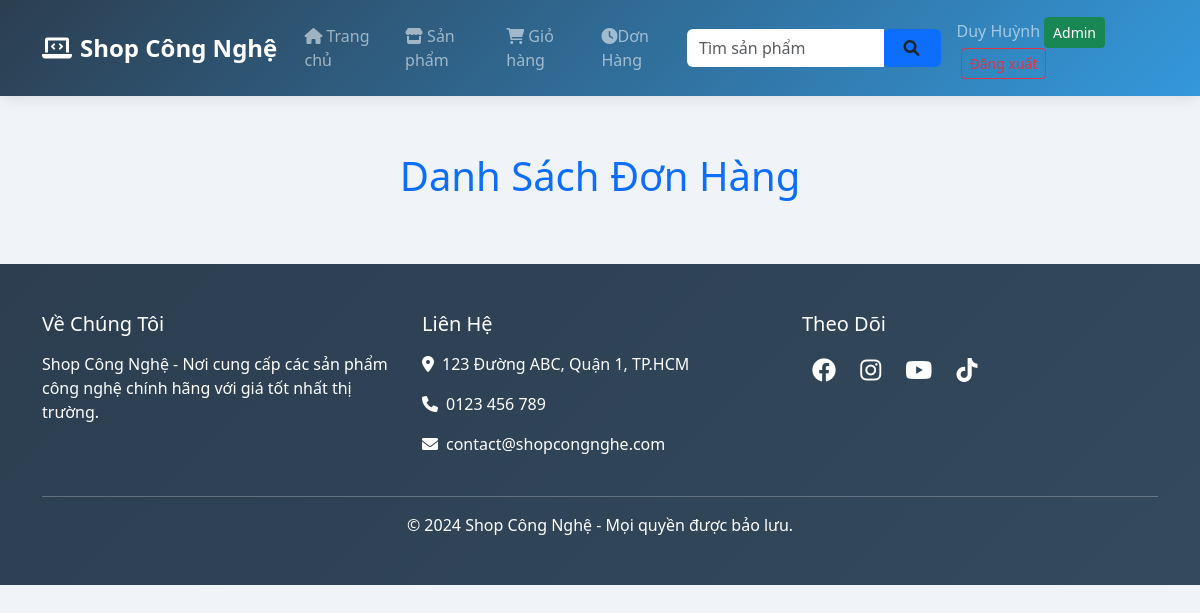
The app's page /donhang.php (signed in), older data.
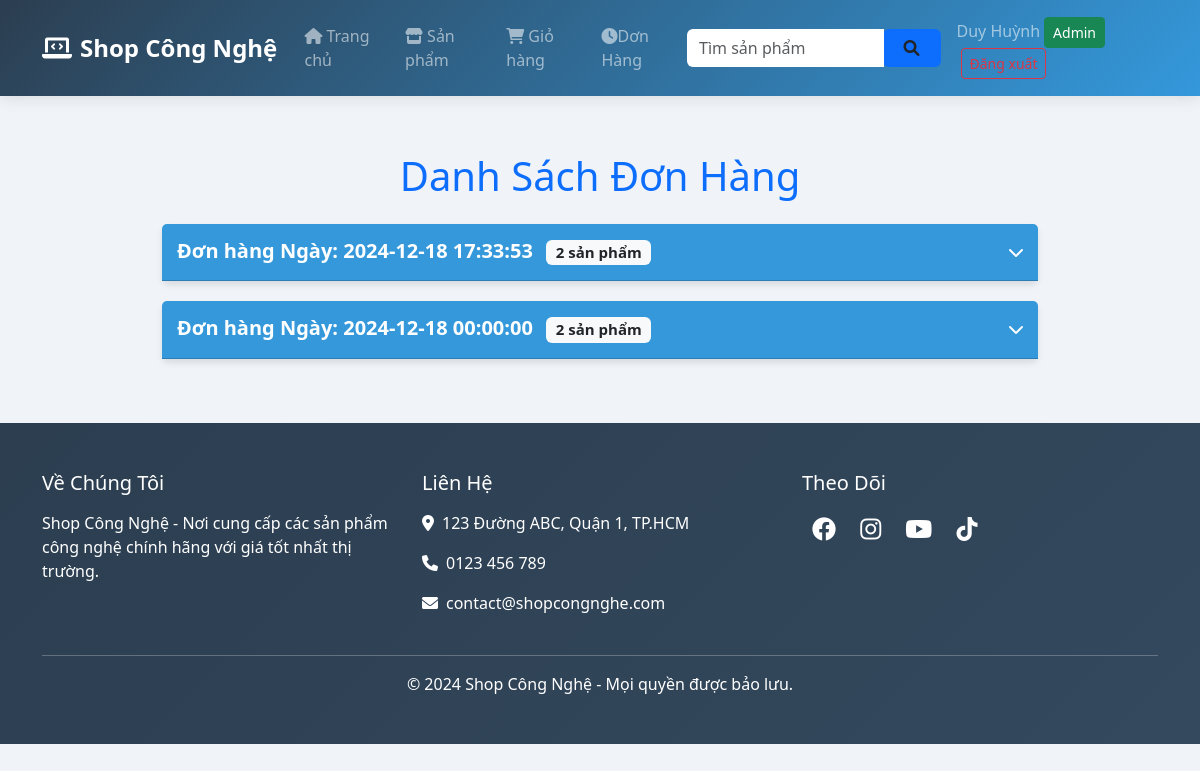
The same page, newer data.
### tables this page shows
CREATE TABLE `payments` (
  `id` int(11) NOT NULL,
  `id_user` int(11) NOT NULL,
  `tongtien` int(11) NOT NULL,
  `created_at` datetime NOT NULL DEFAULT current_timestamp()
);

### public/models/db.php (called while the page is built)
<?php
class db
{
    public static $connection;
    public function __construct()
    {
        if (!self::$connection) {
            self::$connection = new mysqli(DB_HOST, DB_USER, DB_PASSWORD, DB_NAME, PORT);
            self::$connection->set_charset(DB_CHARSET);
        }
        return self::$connection;
    }
}

### public/models/thanhtoan.php (called while the page is built, shortened)
<?php
class ThanhToan extends db{
    public function HienThiDon($id_user)
    {
        $sql = self::$connection->prepare("SELECT * FROM payments WHERE id_user = ? ORDER BY created_at DESC");
        $sql->bind_param("i", $id_user);
        $sql->execute();
        $result = $sql->get_result();
        $items = $result->fetch_all(MYSQLI_ASSOC);
        return $items;
    }
public function HienThiSanPhamTheoDon($id_payment)
{
    $sql = self::$connection->prepare("SELECT * FROM payment_details WHERE payment_id = ?");
    $sql->bind_param("i", $id_payment);
    $sql->execute();
    $result = $sql->get_result();
    $items = $result->fetch_all(MYSQLI_ASSOC);
    return $items;
}
}
?>

### donhang.php (the view, shortened to what this page needs)
<!DOCTYPE html>
<html lang="vi">
<head>
    <link href="https://cdn.jsdelivr.net/npm/bootstrap@5.3.3/dist/css/bootstrap.min.css" rel="stylesheet">
    <link rel="stylesheet" href="public/css/styledonhang.css">
    <link href="https://cdnjs.cloudflare.com/ajax/libs/font-awesome/6.0.0-beta3/css/all.min.css" rel="stylesheet">
</head>
<body>
<?php include "header.php"  ?>
    <div class="container order-container">
        <h1 class="text-center mb-4 text-primary">Danh Sách Đơn Hàng</h1>
        <?php
        $donhangs = $donhang->HienThiDon($idUser);
        foreach($donhangs as $index=> $value):
            $sanpham = $donhang->HienThiSanPhamTheoDon($value['id']);
            $count = count($sanpham);
        ?>
        <div class="card">
            <div class="card-header" onclick="toggleProducts(<?php echo $value['id']; ?>)">
                <h5>
                    Đơn hàng Ngày: <?php echo $value['created_at'] ?>
                    <span class="badge bg-light text-dark ms-2"><?php echo $count; ?> sản phẩm</span>
                </h5>
                <i class="fas fa-chevron-down" id="icon-<?= $value['id'] ?>"></i>
            </div>
        </div>
        <?php endforeach?>
    </div>
    <?php include "footer.php"  ?>
</body>
</html>

### header.php (shortened to what this page needs)
<?php
require "./public/models/db.php";
require "./public/models/thanhtoan.php";
$donhang = new ThanhToan();
if (isset( $_SESSION['user_id'])) {
    $idUser = $_SESSION['user_id'];
}
else{
    $idUser = 0 ;
}
?>
<nav class="navbar navbar-expand-lg navbar-dark sticky-top">
    <div class="container">
        <a class="navbar-brand d-flex align-items-center" href="#">
            <i class="fas fa-laptop-code me-2"></i>
            Shop Công Nghệ
        </a>
        <div class="collapse navbar-collapse" id="navbarNav">
            <ul class="navbar-nav ms-auto">
                <li class="nav-item"><a class="nav-link" href="index.php"><i class="fas fa-home me-1"></i>Trang chủ</a></li>
                <li class="nav-item"><a class="nav-link" href="sanpham.php"><i class="fas fa-store me-1"></i>Sản phẩm</a></li>
                <li class="nav-item position-relative">
    <a class="nav-link" href="cart.php" onclick="clearCartCount();">
        <i class="fas fa-shopping-cart me-1"></i>Giỏ hàng
    </a>
</li>
                <li class="nav-item"><a class="nav-link" href="donhang.php"><i class="fa-solid fa-clock"></i></i>Dơn Hàng</a></li>
            </ul>
            <form action="result.php" method="get" class="d-none d-lg-flex">
                <div class="input-group" style="max-width: 300px;">
                    <input type="text" name="keyfind" class="form-control border-0" placeholder="Tìm sản phẩm">
                    <div class="input-group-append">
                        <button type="submit" class="input-group-text bg-primary text-dark border-0 px-3">
                            <i style="padding: 5px;" class="fa fa-search"></i>
                        </button>
                    </div>
                </div>
            </form>
            <div class="ms-3">
            <?php
    if (isset($_SESSION['user_id'])) {
        echo "<span class='navbar-text'> ". htmlspecialchars($_SESSION['username']) . "</span>";
        if($_SESSION['role'] == 1){
            echo '<a href="admin/index.php" class="btn btn-custom btn-sm ms-1 btn-success">Admin</a>';
        }
        echo '<a href="logout.php" class="btn btn-custom btn-sm ms-1 btn-outline-danger">Đăng xuất</a>';
    } else {
        echo '<a href="login.php" class="btn btn-custom btn-sm">Đăng nhập</a>';
        echo '<a href="register.php" class="btn btn-custom btn-sm ms-2">Đăng ký</a>';
    }
?>
            </div>
        </div>
    </div>
</nav>

### footer.php
<footer class="footer">
        <div class="container">
            <div class="row gy-4">
                <div class="col-md-4">
                    <h5 class="mb-3">Về Chúng Tôi</h5>
                    <p>Shop Công Nghệ - Nơi cung cấp các sản phẩm công nghệ chính hãng với giá tốt nhất thị trường.</p>
                </div>
                <div class="col-md-4">
                    <h5 class="mb-3">Liên Hệ</h5>
                    <p><i class="fas fa-map-marker-alt me-2"></i>123 Đường ABC, Quận 1, TP.HCM</p>
                    <p><i class="fas fa-phone me-2"></i>0123 456 789</p>
                    <p><i class="fas fa-envelope me-2"></i>contact@shopcongnghe.com</p>
                </div>
                <div class="col-md-4">
                    <h5 class="mb-3">Theo Dõi</h5>
                    <div>
                        <a href="#" class="social-icons"><i class="fab fa-facebook"></i></a>
                        <a href="#" class="social-icons"><i class="fab fa-instagram"></i></a>
                        <a href="#" class="social-icons"><i class="fab fa-youtube"></i></a>
                        <a href="#" class="social-icons"><i class="fab fa-tiktok"></i></a>
                    </div>
                </div>
            </div>
            <hr class="mt-4">
            <div class="text-center">
                <p class="mb-0">&copy; 2024 Shop Công Nghệ - Mọi quyền được bảo lưu.</p>
            </div>
        </div>
    </footer>

### public/css/styledonhang.css (style rules this page uses)
body { background-color: #f0f4f8; font-family: 'Segoe UI', Tahoma, Geneva, Verdana, sans-serif; }
.navbar { background: linear-gradient(135deg, #2c3e50, #3498db); padding: 1rem 0; box-shadow: 0 2px 15px rgba(0,0,0,0.1); }
.navbar-brand { font-size: 1.5rem; font-weight: 600; }
.nav-link { font-weight: 500; padding: 0.5rem 1rem; margin: 0 0.2rem; border-radius: 8px; transition: all 0.3s ease; }
.order-container { max-width: 900px; margin: 40px auto; }
.card { border: none; box-shadow: 0 4px 6px rgba(0,0,0,0.1); margin-bottom: 20px; transition: transform 0.3s ease; }
.card-header { background-color: #3498db; color: white; display: flex; justify-content: space-between; align-items: center; cursor: pointer; padding: 15px; }
.card-header h5 { margin: 0; font-weight: 600; }
.footer { background: linear-gradient(135deg, #2c3e50, #34495e); color: white; padding: 3rem 0; margin-top: 4rem; }
.social-icons { font-size: 1.5rem; margin: 0 10px; color: white; transition: color 0.3s ease; }
.nav-link { position: relative; }
.nav-link::after { content: ''; position: absolute; width: 0; height: 2px; bottom: 0; left: 0; background-color: white; transition: width 0.3s ease; }

Row changes from the older to the newer data that the page shows:
added payments: created_at "2024-12-18 17:33:53", count "2"
added payments: created_at "2024-12-18 00:00:00", count "2"
